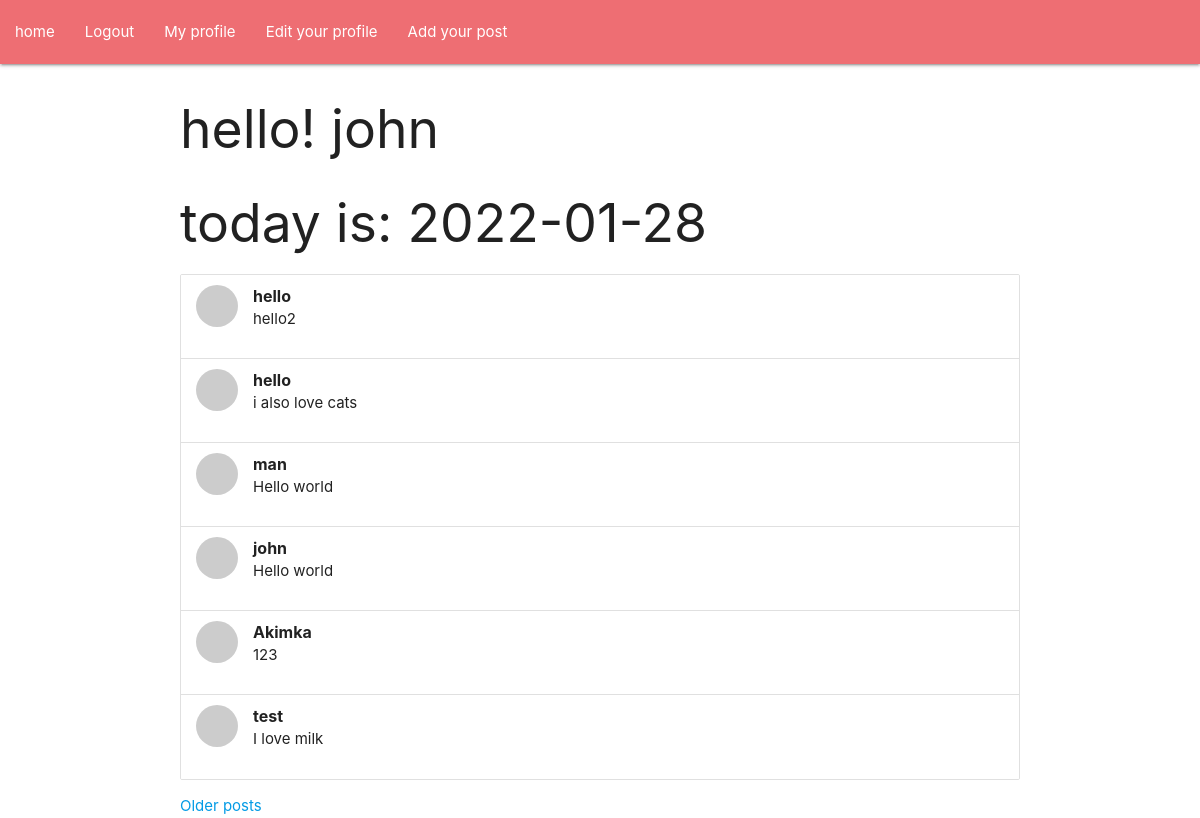
Before: /index (signed in) with the older database file.
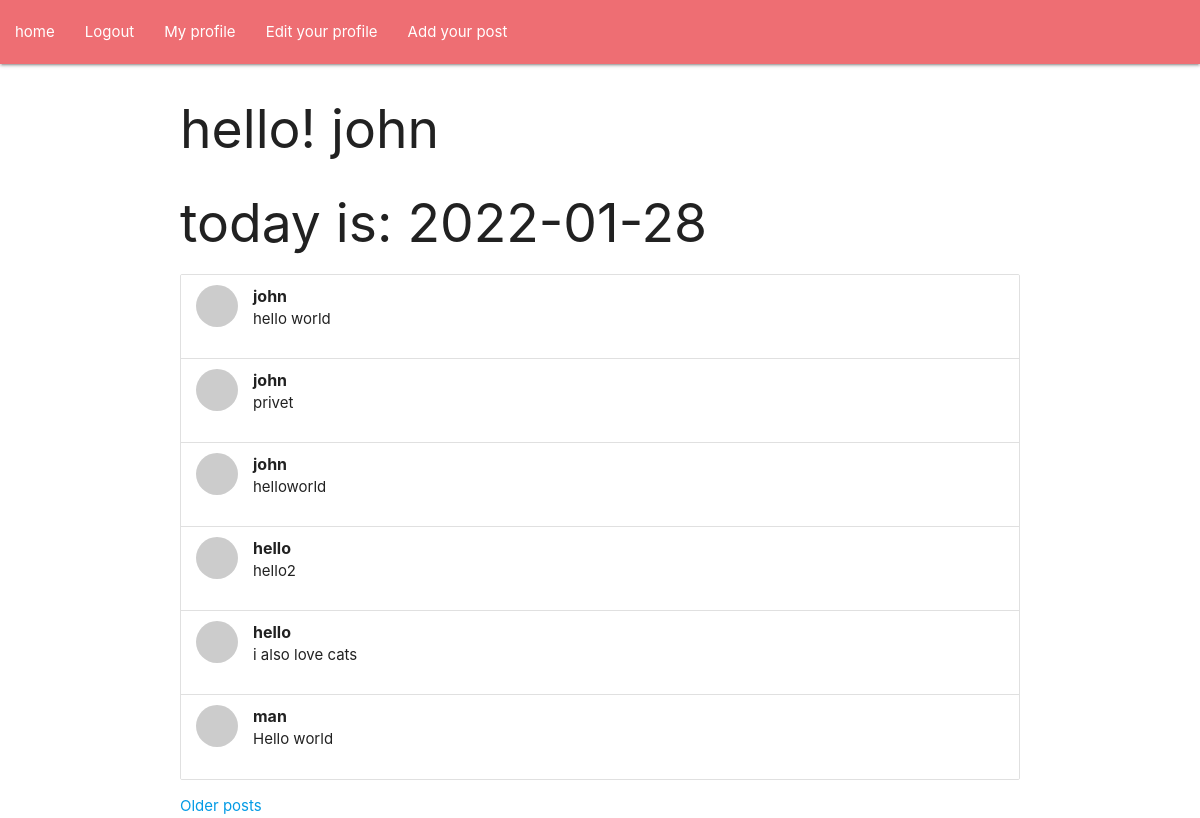
After: the same page with the newer database file.
### app/models.py (models this page shows, shortened)
class Post(db.Model):
    id = db.Column(db.Integer, primary_key=True)
    user_id = db.Column(db.Integer, db.ForeignKey('user.id'))
    text = db.Column(db.String(120))
    timestamp = db.Column(db.DateTime)

class User(db.Model, UserMixin):
    id = db.Column(db.Integer, primary_key=True)
    username = db.Column(db.String(64), unique = True) # индекс
    email = db.Column(db.String(120), unique = True)
    password_hash = db.Column(db.String(120))
    about_me = db.Column(db.String(140))
    last_seen = db.Column(db.DateTime, default=datetime.utcnow())
    posts = db.relationship('Post', backref='author', lazy='dynamic')
    def get_avatar(self, size):
        hashed_email = md5(self.email.lower().encode('utf-8')).hexdigest()
        return f'https://gravatar.com/avatar/{hashed_email}?d=identicon&s={size}'

### app/routes.py (the view)
@app.route('/')
@app.route ('/index')
@app.route('/index/<int:page>')
@login_required
def index(page=1):
    paginated_post = Post.query.order_by(Post.timestamp.desc()).paginate(page, 6, False)
    return render_template('index.html', date = str(date.today()), pagename = 'test', posts=paginated_post)

### app/models.py (called while the page is built)
@login.user_loader # функция-загрузчик пользователей для flask-login
def load_user(id):
    return User.query.get(int(id))

### app/routes.py (called while the page is built)
@app.before_request
def before_request():
    if current_user.is_authenticated:
        current_user.last_seen = datetime.utcnow().replace(microsecond=0)
        db.session.commit()

### app/templates/index.html (shortened to what this page needs)
{% extends 'base.html' %}
{% block content %}
<div class="container">
<body>
    <h2>hello! {% if current_user.is_authenticated %} {{ current_user.username }} {% endif %}</h2>
    <h2>today is: {{date}}</h2>
    <ul class="collection">
    {% for post in posts.items %}
    <li class="collection-item avatar">
        <img class="circle" src="{{ post.author.get_avatar(32) }}" alt="">
        <span class="title"><b>{{ post.author.username}}</b></span>
        <p>{{post.text}}</p>
    </li>
    {% endfor %}
</ul>
{% if posts.has_next %} <a href="{{ url_for('index', page=posts.next_num) }}">Older posts</a> {% endif %}
</div>
</body>
{% endblock %}

Changed rows visible on the page:
no longer on this page (row unchanged): Post: author.username "john", text "Hello world"
no longer on this page (row unchanged): Post: author.username "Akimka", text "123"
no longer on this page (row unchanged): Post: author.username "test", text "I love milk"
added Post: author.username "john", text "hello world"
added Post: author.username "john", text "privet"
added Post: author.username "john", text "helloworld"
